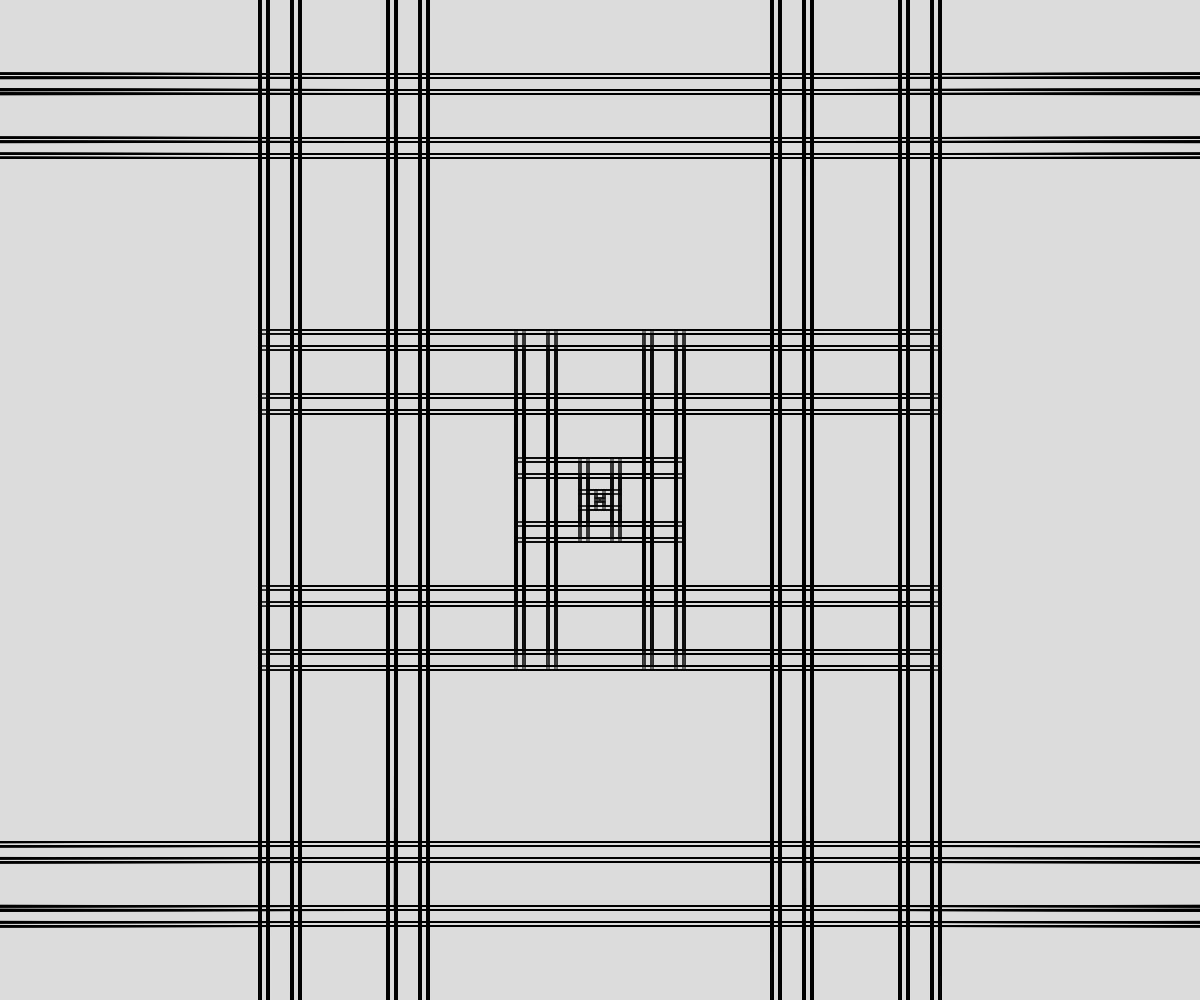
Frame 1 (no input)
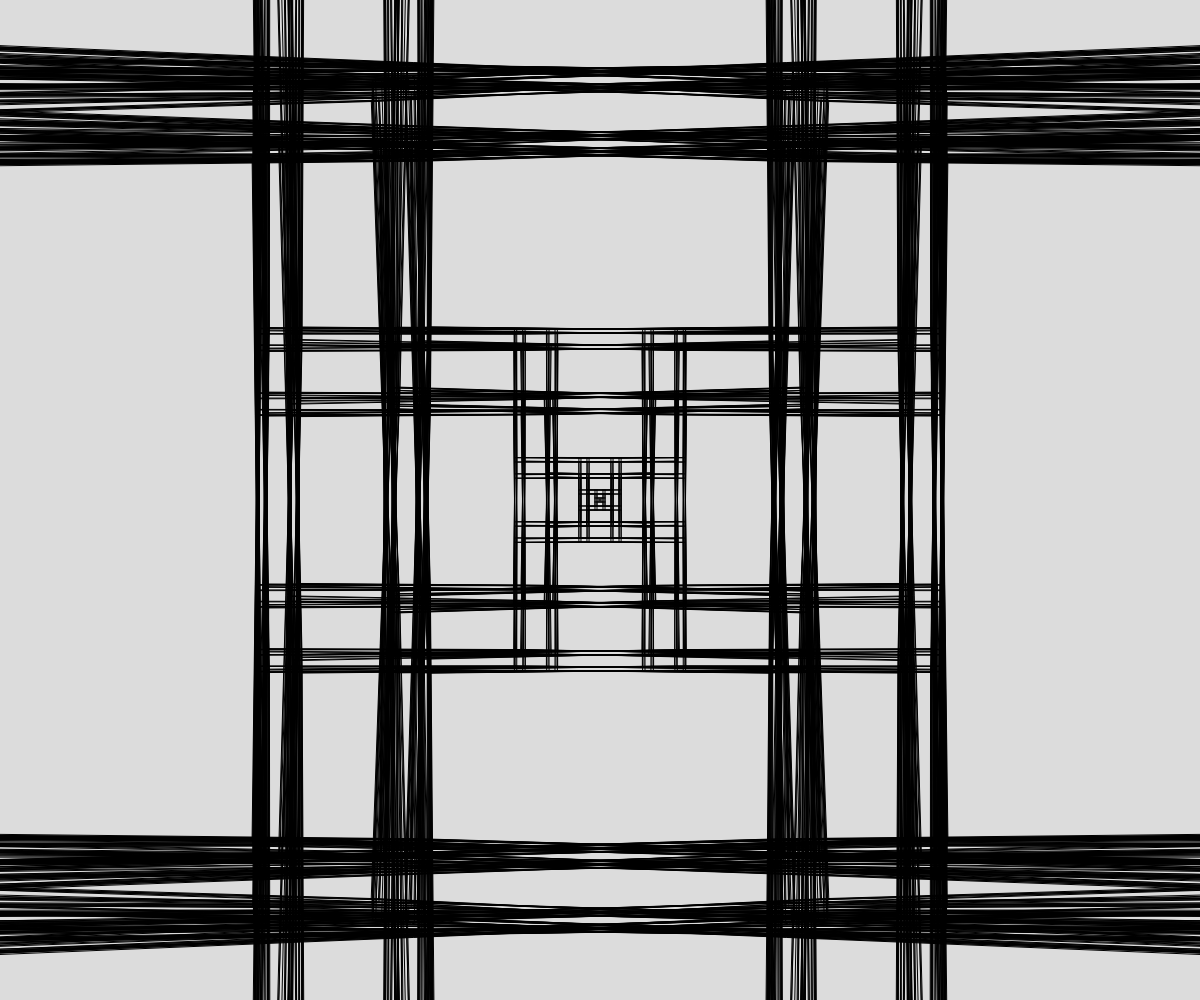
Frame 60 (no input)
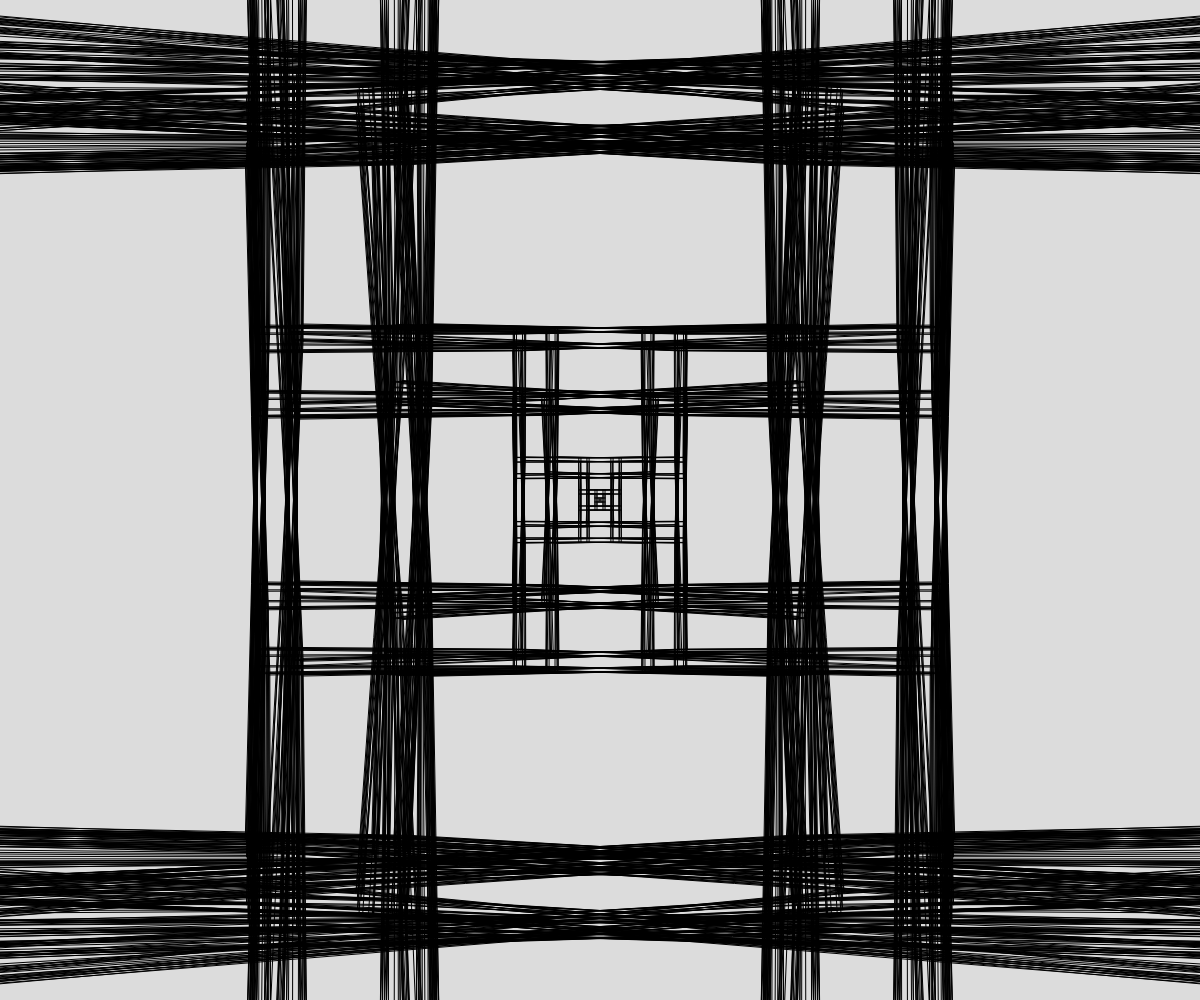
Frame 120 (the mouse pressed at the canvas centre since frame 60)

The p5.js sketch that drew these frames (run headless with seeded random() and noise() and a simulated clock; from frame 60 on, the mouse is pressed at the canvas centre):

// p5.js sketch
// ── sketch.js
var da, ma, len, mLen, arr0, arr1, i=1;

function reset() {
  arr0 = [[0,width/2,height/2]];
  arr1 = [];
  da = 1.5707;
  ma = 1-0.00001*i;
  len = 1;
  mLen = 2;
}

function setup() {
  createCanvas(windowWidth, windowHeight);
  reset();
}

function draw() {
  background(220);
  strokeWeight(1);
  while (arr0.length < 2000) {
    for (let node of arr0) {
      let a0 = node[0] - da;
      let a1 = node[0] + da;
      let x0 = node[1] + sin(a0) * len;
      let x1 = node[1] + sin(a1) * len;
      let y0 = node[2] - cos(a0) * len;
      let y1 = node[2] - cos(a1) * len;

      line(node[1], node[2], x0, y0);
      line(node[1], node[2], x1, y1);

      arr1.push([a0, x0, y0]);
      arr1.push([a1, x1, y1]);
    }
    arr0 = arr1.slice();
    arr1 = [];
    len *= mLen;
    da *= ma;
  }
  i++;
  reset();
}
